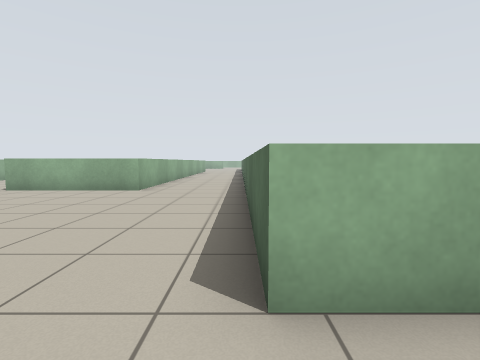
View 1 (above)

15 first-person views from a walk through a Stage world. The camera is 0.9 m above the floor, tilts 4° down and sees 85° across. The lines on the ground mark 1 m squares. The floor is counted in squares, 1 m on a side. Each view is taken from the middle of a square. On the plan, view 1 faces up. The plan holds only what a view shows up to about 10 squares ahead; the rest is blank. The place goes on beyond the plan. The robots in the file are not drawn.

View 2
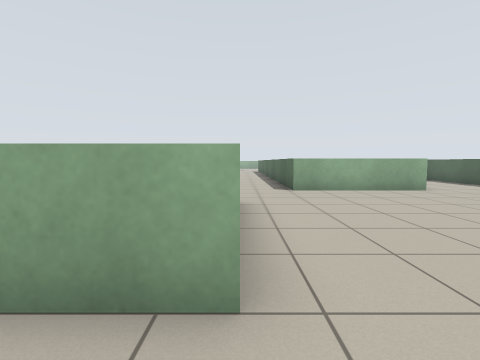

View 3
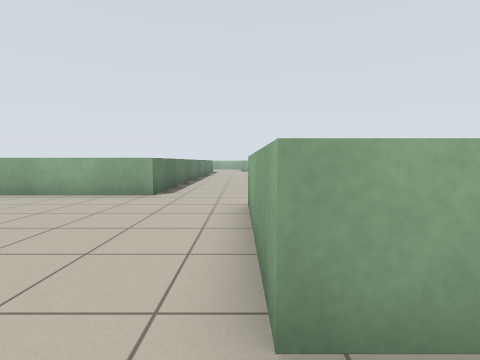

View 4
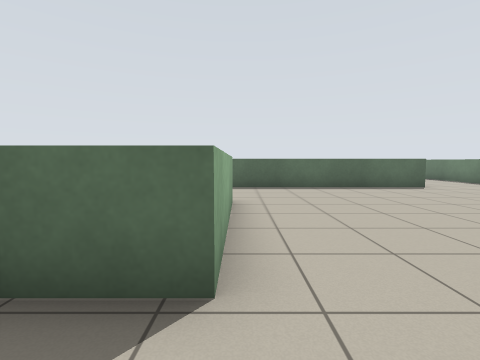

View 5
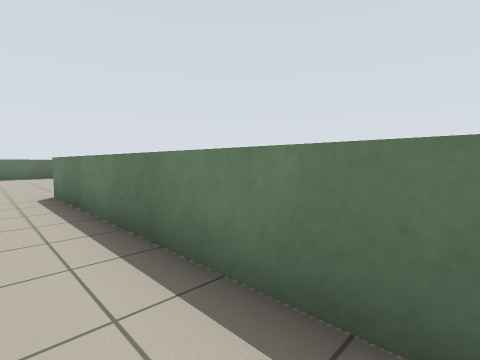

View 6
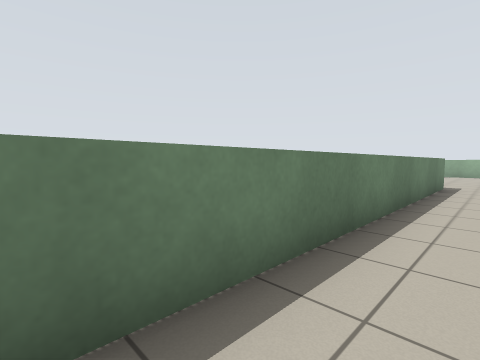

View 7
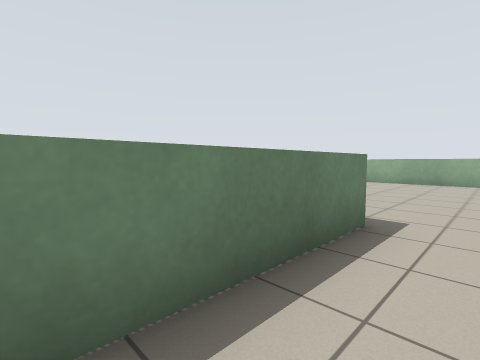

View 8
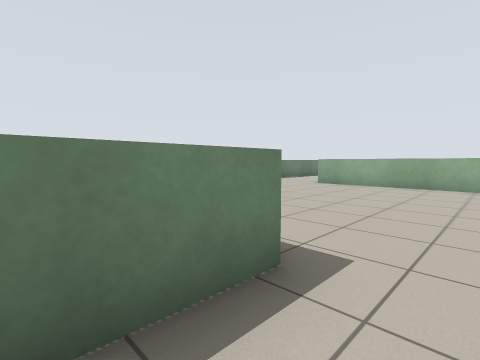

View 9
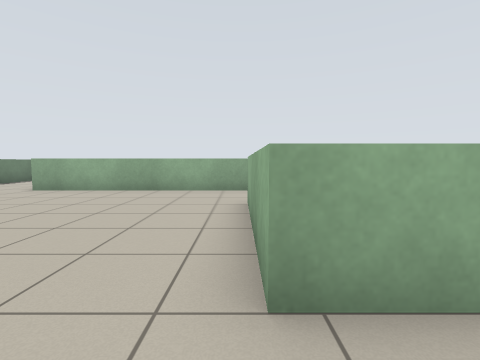

View 10
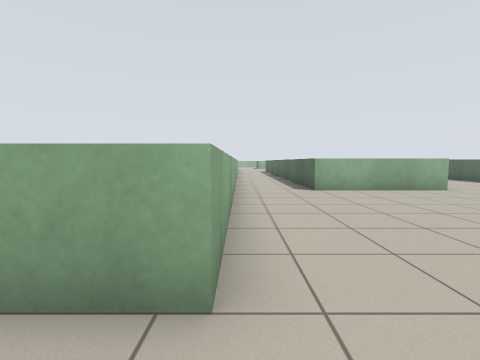

View 11
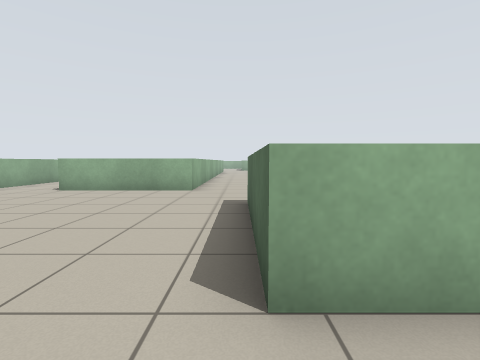

View 12
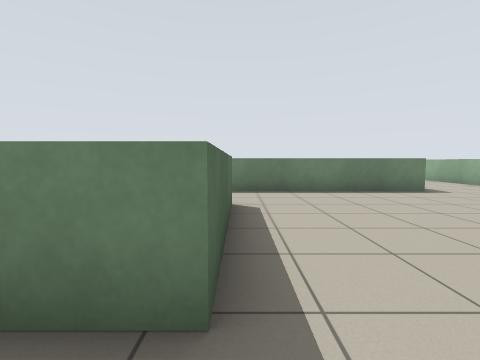

View 13
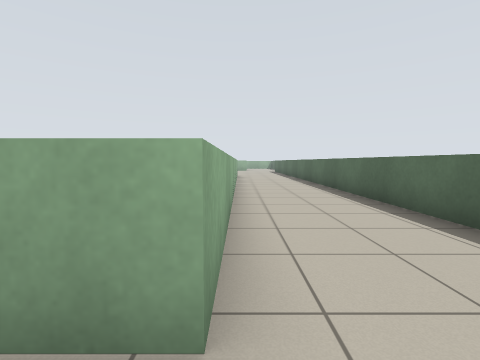

View 14
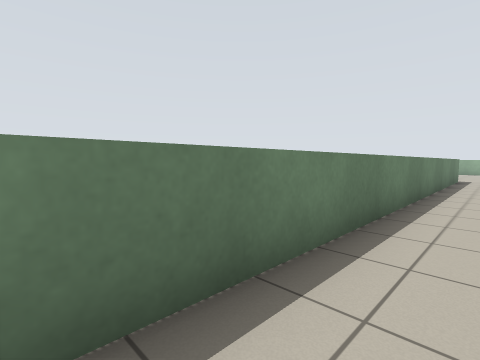

View 15
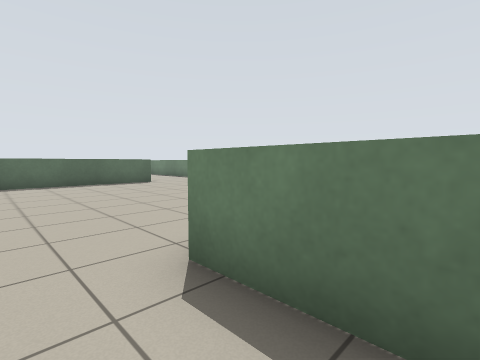

### Floor plan
Key: @ floor where view 1 was taken; # wall or solid block; . floor; = window, fence, low wall or low ledge.
Columns run from 34 left of view 1 to 1 right of it. Each row starts with its distance up from view 1.
 17                                =..=
 16                                =..=
 15                                =..=
 14                                =..=
 13                                =..=
 12                                =..=
 11                                =..=
 10  =..#  #..               ..#   =..=
  9  =..####..               ..## #=..=
  8  =..====..            .....====...=
  7  =................................=
  6  =................................=
  5  =.......=###############=........=
  4  =.......=#             #=........=
  3 #=.......=#             #=........=#
  2 #=.......=#             #=..  ....=#
  1 ...........             ...     ....
  0  .........               .        @.
 -1   ..======

Positions as (right, up) in squares from view 1, and headings:
1: (0, 0), facing up
2: (-9, 0), facing up
3: (-2, 8), facing left
4: (-9, 8), facing right
5: (-17, 7), facing down-right
6: (-14, 7), facing down-left
7: (-21, 7), facing down-left
8: (-23, 7), facing down-left
9: (-25, 8), facing left
10: (-33, 0), facing up
11: (-25, 0), facing up
12: (-25, 7), facing down
13: (-3, 7), facing up
14: (-10, 7), facing down-left
15: (-11, 7), facing down-right
